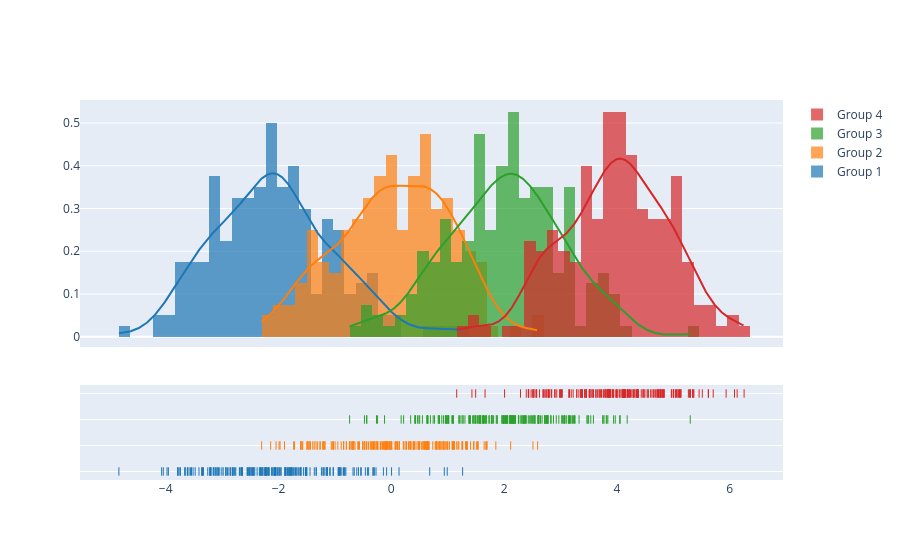

Source (notebook cell):
### Code cell
import plotly.figure_factory as ff

# Add histogram data
x1 = np.random.randn(200) - 2
x2 = np.random.randn(200)
x3 = np.random.randn(200) + 2
x4 = np.random.randn(200) + 4

# Group data together
hist_data = [x1, x2, x3, x4]

group_labels = ['Group 1', 'Group 2', 'Group 3', 'Group 4']

# Create distplot with custom bin_size
fig = ff.create_distplot(hist_data, group_labels, bin_size=.2)
fig.show()

### Figure 1 — Plotly figure (JSON) as saved in the notebook; plotly's stock layout.template omitted (floating-point values rounded to 4 significant figures; data arrays with more than 128 entries replaced by an {"elided": "..."} marker saying what was removed)
{"data": [{"autobinx": false, "histnorm": "probability density", "legendgroup": "Group 1", "marker": {"color": "rgb(31, 119, 180)"}, "name": "Group 1", "opacity": 0.7, "type": "histogram", "x": {"elided": "200 float values"}, "xaxis": "x", "xbins": {"end": 1.265, "size": 0.2, "start": -4.83}, "yaxis": "y"}, {"autobinx": false, "histnorm": "probability density", "legendgroup": "Group 2", "marker": {"color": "rgb(255, 127, 14)"}, "name": "Group 2", "opacity": 0.7, "type": "histogram", "x": {"elided": "200 float values"}, "xaxis": "x", "xbins": {"end": 2.594, "size": 0.2, "start": -2.299}, "yaxis": "y"}, {"autobinx": false, "histnorm": "probability density", "legendgroup": "Group 3", "marker": {"color": "rgb(44, 160, 44)"}, "name": "Group 3", "opacity": 0.7, "type": "histogram", "x": {"elided": "200 float values"}, "xaxis": "x", "xbins": {"end": 5.301, "size": 0.2, "start": -0.7393}, "yaxis": "y"}, {"autobinx": false, "histnorm": "probability density", "legendgroup": "Group 4", "marker": {"color": "rgb(214, 39, 40)"}, "name": "Group 4", "opacity": 0.7, "type": "histogram", "x": {"elided": "200 float values"}, "xaxis": "x", "xbins": {"end": 6.256, "size": 0.2, "start": 1.16}, "yaxis": "y"}, {"legendgroup": "Group 1", "marker": {"color": "rgb(31, 119, 180)"}, "mode": "lines", "name": "Group 1", "showlegend": false, "type": "scatter", "x": {"elided": "500 float values"}, "xaxis": "x", "y": {"elided": "500 float values"}, "yaxis": "y"}, {"legendgroup": "Group 2", "marker": {"color": "rgb(255, 127, 14)"}, "mode": "lines", "name": "Group 2", "showlegend": false, "type": "scatter", "x": {"elided": "500 float values"}, "xaxis": "x", "y": {"elided": "500 float values"}, "yaxis": "y"}, {"legendgroup": "Group 3", "marker": {"color": "rgb(44, 160, 44)"}, "mode": "lines", "name": "Group 3", "showlegend": false, "type": "scatter", "x": {"elided": "500 float values"}, "xaxis": "x", "y": {"elided": "500 float values"}, "yaxis": "y"}, {"legendgroup": "Group 4", "marker": {"color": "rgb(214, 39, 40)"}, "mode": "lines", "name": "Group 4", "showlegend": false, "type": "scatter", "x": {"elided": "500 float values"}, "xaxis": "x", "y": {"elided": "500 float values"}, "yaxis": "y"}, {"legendgroup": "Group 1", "marker": {"color": "rgb(31, 119, 180)", "symbol": "line-ns-open"}, "mode": "markers", "name": "Group 1", "showlegend": false, "type": "scatter", "x": {"elided": "200 float values"}, "xaxis": "x", "y": {"elided": "200 str values"}, "yaxis": "y2"}, {"legendgroup": "Group 2", "marker": {"color": "rgb(255, 127, 14)", "symbol": "line-ns-open"}, "mode": "markers", "name": "Group 2", "showlegend": false, "type": "scatter", "x": {"elided": "200 float values"}, "xaxis": "x", "y": {"elided": "200 str values"}, "yaxis": "y2"}, {"legendgroup": "Group 3", "marker": {"color": "rgb(44, 160, 44)", "symbol": "line-ns-open"}, "mode": "markers", "name": "Group 3", "showlegend": false, "type": "scatter", "x": {"elided": "200 float values"}, "xaxis": "x", "y": {"elided": "200 str values"}, "yaxis": "y2"}, {"legendgroup": "Group 4", "marker": {"color": "rgb(214, 39, 40)", "symbol": "line-ns-open"}, "mode": "markers", "name": "Group 4", "showlegend": false, "type": "scatter", "x": {"elided": "200 float values"}, "xaxis": "x", "y": {"elided": "200 str values"}, "yaxis": "y2"}], "layout": {"barmode": "overlay", "hovermode": "closest", "legend": {"traceorder": "reversed"}, "xaxis": {"anchor": "y2", "domain": [0.0, 1.0], "zeroline": false}, "yaxis": {"anchor": "free", "domain": [0.35, 1], "position": 0.0}, "yaxis2": {"anchor": "x", "domain": [0, 0.25], "dtick": 1, "showticklabels": false}}}
